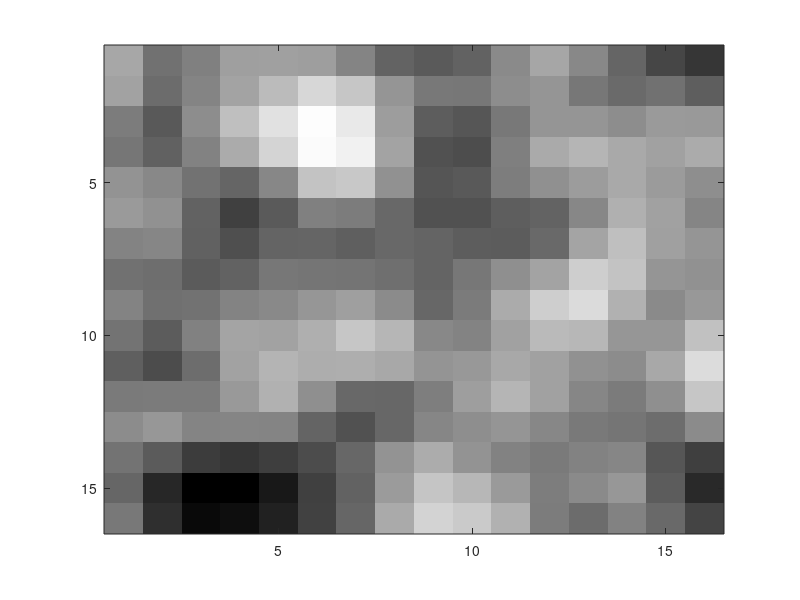

Recreate this plot in MATLAB.
function [F,S,G] = smoothBinaryNoise(M,N,T,sigmaX,sigmaY)
    if nargin < 1
        M = 16;
    end
    
    if nargin < 2
        N = M;
    end
    
    if nargin < 3
        T = 256;
    end

    if nargin < 4
        sigmaX = 1;
    end
    
    if nargin < 5
        sigmaY = sigmaX;
    end
    
    [X,Y] = meshgrid((1:M)-M/2,(1:N)-N/2);
    kernel = exp(-(X.^2/(2*sigmaX^2) + Y.^2/(2*sigmaY^2)));
    
    f = figure;
    set(f,'Position',[100 100 M N]);
    a = axes;
    axis off;
    set(a,'Position',[0 0 1 1]);
    
    if nargout > 1
        S = zeros(M,N,T);
    end
    
    for tt = 1:T
        data = randi(2,2*M-1,2*N-1)-1;
        smoothed = conv2(data,kernel,'valid');
        maxS = max(max(smoothed));
        minS = min(min(smoothed));
        smoothed = 255*(smoothed-minS)/(maxS-minS);
        
        if nargout > 1
            S(:,:,tt) = smoothed;
        end
        
        image(smoothed);
        colormap(gray(256));
        F(tt) = getframe;
    end
    
    close(f)
    
    if nargout > 2
        G = gifify(S);
    end
end